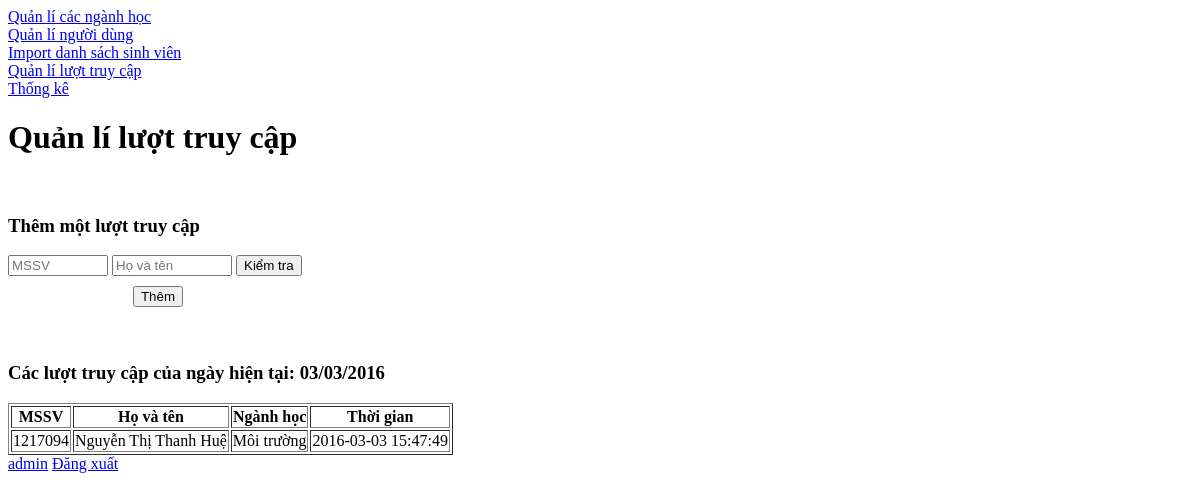
The app's page /_admincp.php (signed in) with its own data.
### tables this page shows
CREATE TABLE `visit` (
  `visitid` int(11) NOT NULL,
  `studentid` varchar(20) NOT NULL,
  `major` varchar(30) NOT NULL,
  `timestamp` datetime NOT NULL
);

CREATE TABLE `registration` (
  `studentid` varchar(20) NOT NULL,
  `fullname` varchar(30) NOT NULL,
  `majorname` varchar(30) NOT NULL,
  `registerdate` datetime NOT NULL
);

### db.php (called while the page is built, shortened)
<?php
require_once("VisitInfo.php");
class DB
{
	public static $server = "localhost";
	public static $database = "qldg";
	public static $dbUser = "root";
	public static $dbPass = "";
	public static function Connect() {
		$connection = new mysqli(self::$server, self::$dbUser, self::$dbPass, self::$database);
		return $connection;
	}
	public static function GetTodayVisits() {
		$result = array();
		$connection = self::Connect();
		$sql = "select * from Visit v join Registration r on v.studentID = r.studentID where year(now()) = year(timestamp) and month(now()) = month(timestamp) and day(now()) = day(timestamp) order by timestamp desc";
		$connection->query("set names 'utf8'");
		$reader = $connection->query($sql);
		if ($reader->num_rows > 0) {
			while ($row = $reader->fetch_assoc()) {
				$vid = $row["visitid"];
				$studentid = $row["studentid"];
				$major = $row["major"];
				$date = $row["timestamp"];
				$item = new VisitInfo($vid, $studentid, $major, $date);
				$item->FullName = $row["fullname"];
				array_push($result, $item);
			}
		}
		return $result;
	}
}
?>

### VisitInfo.php (called while the page is built, shortened)
<?php
class VisitInfo
{
	public function __construct($id, $student, $mj, $d)
	{
		$this->StudentID = $student;
		$this->Major = $mj;
		$this->Date = $d;
	}
}
?>

### visitman.php (the view, shortened to what this page needs)
<?php
	require_once("db.php");
?>
<h1>Quản lí lượt truy cập</h1>
<br/>
<div>
	<h3>Thêm một lượt truy cập</h3>
	<div id="divStudentInfo">
		<input id="txtStudentID" type="text" placeholder="MSSV" autofocus/>
		<input id="txtFullName" type="text" placeholder="Họ và tên" />
		<input type="button" value="Kiểm tra" onclick="btnCheckStudentID_Click();"/>
		<div style="text-align: center; margin-top: 10px;">
			<input type="button" value="Thêm" onclick="btnInsertStudentID_Click();"/>
		</div>
	</div>
	<br/>
	<br/>
	<div id="divVisitList">
		<h3>Các lượt truy cập của ngày hiện tại: <?php echo (new DateTime())->format('d/m/Y');?></h3>
		<table id="tblVisitList" border="1">
			<tr>
				<th>MSSV</th>
				<th>Họ và tên</th>
				<th>Ngành học</th>
				<th>Thời gian</th>
			</tr>
		<?php
			$visits = db::GetTodayVisits();
			foreach($visits as $visit)
			{
				echo "<tr>";
					echo "<td>$visit->StudentID</td>";
					echo "<td>$visit->FullName</td>";
					echo "<td>$visit->Major</td>";
					echo "<td>$visit->Date</td>";
				echo "</tr>";
			}
		?>
		</table>
	</div>

### css/visitman.css (style rules this page uses)
#divStudentInfo { width: 300px; }
#txtStudentID { width: 100px; }
#txtFullName { width: 120px; }

### records on screen
visit: studentid.studentid "1217094", studentid.fullname "Nguyễn Thị Thanh Huệ", major "Môi trường", timestamp "2016-03-03 15:47:49"

### other values on screen
$_SESSION["LOGIN_INFO"]->Username "admin"
